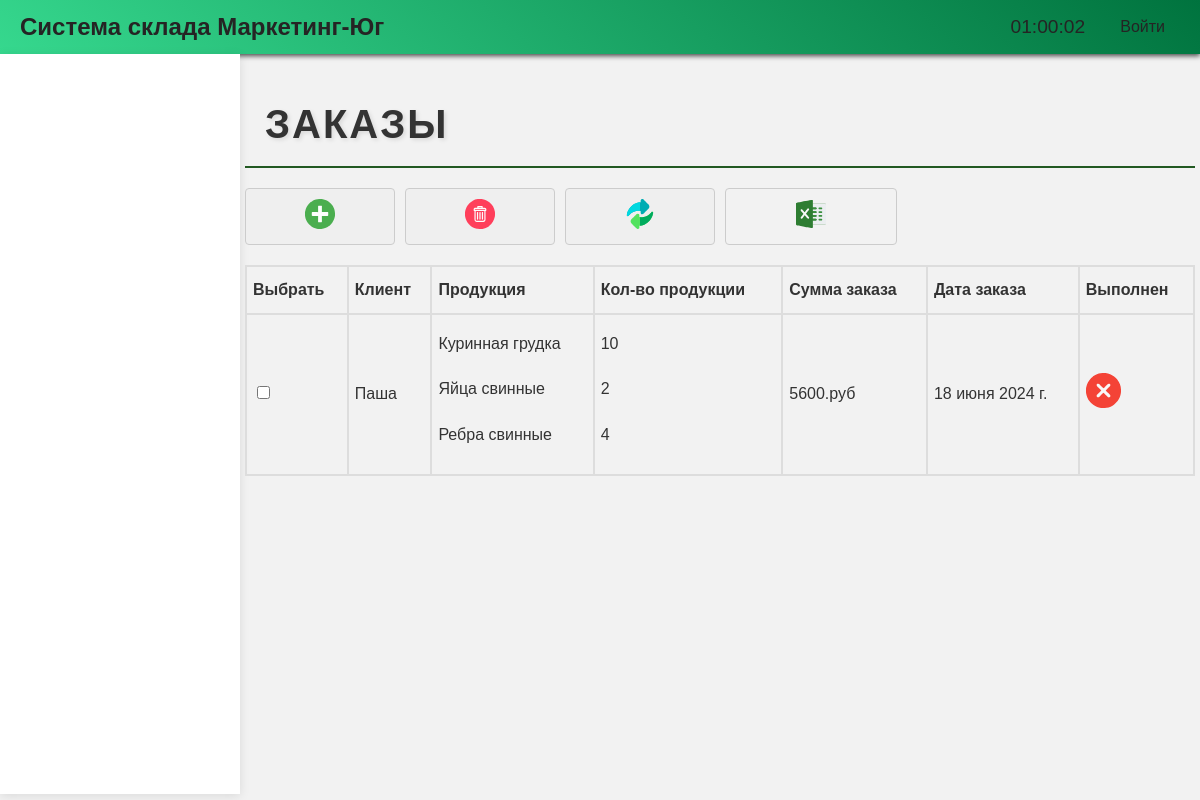
Screenshot of /orders/ with the database file from the repository.
### base/models.py (models this page shows, shortened)
class Order(models.Model):
    customer = models.CharField(max_length=100)
    products = models.ManyToManyField(OrderProduct, related_name='products')
    summary = models.IntegerField()
    date_ordered = models.DateField()
    completed = models.BooleanField(default=False)
    class Meta:
        verbose_name = 'Заказ'
        verbose_name_plural = 'Заказы'

class OrderProduct(models.Model):
    product = models.ForeignKey(Product, on_delete=models.CASCADE)
    quantity = models.IntegerField(default=0)
    class Meta:
        verbose_name = 'Продукт заказа'
        verbose_name_plural = 'Продукты заказов'

class Product(models.Model):
    name = models.CharField(max_length=100)
    product_type = models.ForeignKey('ProductType', on_delete=models.CASCADE)
    description = models.TextField(blank=True, null=True)
    price = models.DecimalField(max_digits=10, decimal_places=2)
    quantity = models.IntegerField(default=0)
    updated = models.DateTimeField(auto_now=True)
    created = models.DateTimeField(auto_now_add=True)
    class Meta:
        verbose_name = 'Продукция'
        verbose_name_plural = 'Продукции'

### base/views.py (the view)
# urls.py: path('orders/', views.orders, name='orders'),
@require_GET
def orders(request):
    orders = Order.objects.all()
    orders_products = OrderProduct.objects.all()
    products = Product.objects.all()
    product_types = ProductType.objects.all()
    products_data = list(products.values('id', 'name'))
    context = {
        'orders': orders,
        'orders_products': orders_products,
        'products': products_data,  # Передаем только данные о продуктах
        'product_types': product_types
    }
    return render(request, 'orders.html', context)

### base/templatetags/group_tags.py (called while the page is built)
@register.filter(name='has_group')
def has_group(user, group_name):
    return user.groups.filter(name=group_name).exists()

### templates/orders.html (shortened to what this page needs)
{% extends 'home.html' %}
{% load static %}
{% block content %}
<h2>Заказы</h2>
<div class="buttons">
    <button id="add-order-button" class="icon-button">
        <img src="{% static 'images/add.svg' %}" alt="Добавить заказ">
    </button>
   <button id="delete-order-button" class="icon-button" onclick="deleteSelectedOrders()">
    <img src="{% static 'images/delete.svg' %}" alt="Удалить заказ">
    </button>
    <button id="edit-order-button" class="icon-button" onclick="editSelectedOrder()">
        <img src="{% static 'images/change.svg' %}" alt="Изменить заказ">
    </button>
    <a href="{% url 'generate_invoice' %}" class="icon-button">
        <img src="{% static 'images/excel.svg' %}" alt="Сформировать накладную">
    </a>
</div>
<table class="order-table" id = order-table>
    <thead>
        <tr>
            <th>Выбрать</th>
            <th>Клиент</th>
            <th>Продукция</th>
            <th>Кол-во продукции</th>
            <th>Сумма заказа</th>
            <th>Дата заказа</th>
            <th>Выполнен</th>
        </tr>
    </thead>
    <tbody id="order-table-body">
        {% for order in orders %}
            <tr>
                <td><input type="checkbox" name="selected_order" value="{{ order.id }}"></td>
                <td>{{ order.customer }}</td>
                <td class="text2">
                    {% for order_product in order.products.all %}
                        <p>{{ order_product.product.name }}</p>
                    {% endfor %}
                </td>
                <td class="text2">
                    {% for order_product in order.products.all %}
                        <p class="text2">{{ order_product.quantity }}</p>
                    {% endfor %}
                </td>
                <td>{{ order.summary }}.руб</td>
                <td>{{ order.date_ordered }}</td>
                {% if order.completed %}
                    <td><img src="{% static 'images/check.svg' %}" alt="Completed"></td>
                {% else %}
                    <td><img src="{% static 'images/cross.svg' %}" alt="Not Completed"></td>
                {% endif %}
            </tr>
        {% empty %}
            <tr>
                <td colspan="7">Нет данных о заказах</td>
            </tr>
        {% endfor %}
    </tbody>
</table>
{% endblock %}

### static/styles/home.css (style rules this page uses)
body { font-family: Arial, sans-serif; background: #f2f2f2; margin: 0; padding: 0; display: flex; flex-direction: column; }
h2 { font-family: 'Arial', sans-serif; font-size: 2.5rem; font-weight: bold; color: #333; text-transform: uppercase; letter-spacing: 2px; text-shadow: 2px 2px 4px rgba(0, 0, 0, 0.1); margin-bottom: 20px; padding-left: 20px; border-bottom: 2px solid rgba(12, 73, 12, 0.9); padding-bottom: 10px; position: relative; }
.content p { font-size: 2rem; line-height: 1.6; color: #666666; margin-bottom: 20px; }
.text2 p { font-size: 1em; color: #333; margin-top: 10px; }
.buttons { display: flex; gap: 10px; margin-bottom: 20px; }
.icon-button { display: flex; flex-direction: column; align-items: center; text-decoration: none; color: #333333; transition: color 0.3s ease; padding: 10px; border: 1px solid #ccc; border-radius: 4px; width: 150px; position: relative; }
.icon-button img { width: 30px; height: 30px; margin-bottom: 5px; }
.order-table { width: 100%; border-collapse: collapse; }
.order-table th, .order-table td { border: 2px solid #ddd; padding: 6px; }
.order-table th { padding-top: 10px; padding-bottom: 10px; text-align: left; background-color: #f2f2f2; }

### rows the page displays
Order: customer "Паша", summary "5600", date_ordered "18 июня 2024 г.", completed False (drawn)
OrderProduct: product.name "Куринная грудка", quantity "10"
OrderProduct: product.name "Яйца свинные", quantity "2"
OrderProduct: product.name "Ребра свинные", quantity "4"
